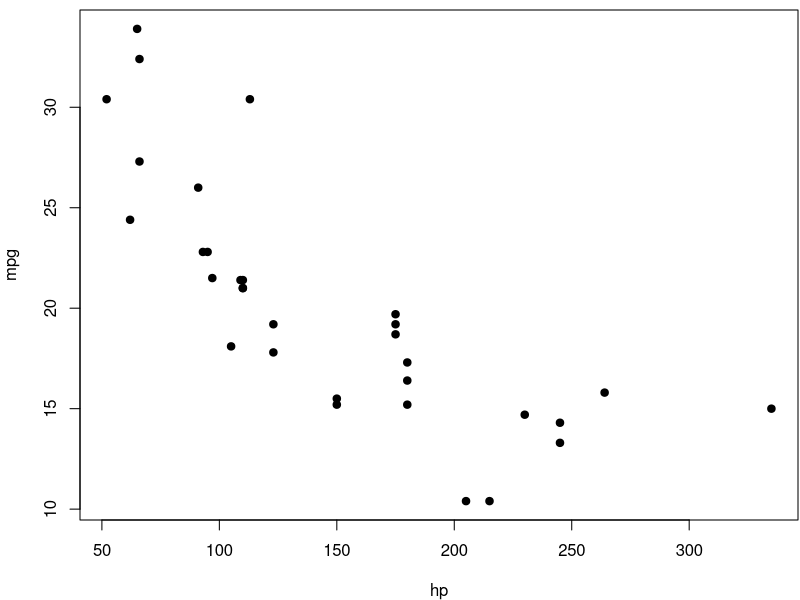

This figure's R source:
## ---- chunk 1
knitr::opts_chunk$set(echo = TRUE)
## ---- chunk 2
library(tidyverse)

## ---- chunk 3
tree_dat <- read.csv('Tree_Data.csv')
head(tree_dat)

## ---- chunk 4
tree_dat <- read.csv('Tree_Data.csv')
head(tree_dat)

## ---- chunk 5



## ---- chunk 6



## ---- chunk 7
par(mar = c(4, 4, .5, .1))
plot(mpg ~ hp, data = mtcars, pch = 19)
## ---- chunk 8
head(mtcars)
